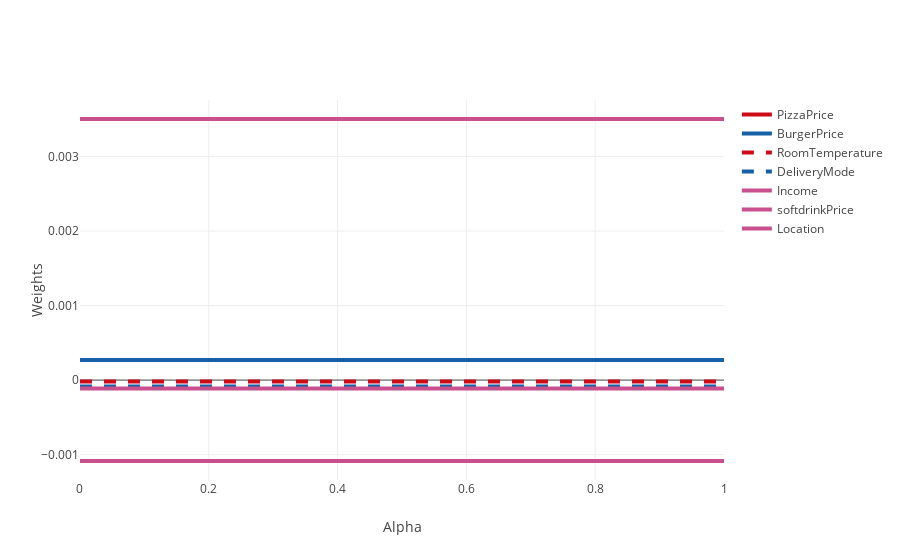

The notebook cell saved with this chart:
### Code cell
trace0 = Scatter(
    x = alphas,
    y = Lasso_df['PizzaPrice'],
    name = 'PizzaPrice',
    line = dict(
        color = ('rgb(205, 12, 24)'),
        width = 4)
    )
trace1 = Scatter(
    x = alphas,
    y = Lasso_df['BurgerPrice'],
    name = 'BurgerPrice',
    line = dict(
        color = ('rgb(22, 96, 167)'),
        width = 4)
)
trace2 = Scatter(
    x = alphas,
    y = Lasso_df['RoomTemperature'],
    name = 'RoomTemperature',
    line = dict(
        color = ('rgb(205, 12, 24)'),
        width = 4,
        dash = 'dash') # dash options include 'dash', 'dot', and 'dashdot'
)
trace3 = Scatter(
    x = alphas,
    y = Lasso_df['DeliveryMode'],
    name = 'DeliveryMode',
    line = dict(
        color = ('rgb(22, 96, 167)'),
        width = 4,
        dash = 'dash')
)
trace4 = Scatter(
    x = alphas,
    y = Lasso_df['Income'],
    name = 'Income',
    line = dict(
        color = ('rgb(200, 80, 140)'),
        width = 4,)
)
trace5 = Scatter(
    x = alphas,
    y = Lasso_df['softdrinkPrice'],
    name = 'softdrinkPrice',
    line = dict(
        color = ('rgb(200, 80, 140)'),
        width = 4,)
)
trace6 = Scatter(
    x = alphas,
    y = Lasso_df['Location'],
    name = 'Location',
    line = dict(
        color = ('rgb(200, 80, 140)'),
        width = 4,)
)

data = [trace0, trace1, trace2, trace3, trace4, trace5, trace6]

layout = dict(xaxis = dict(title = 'Alpha'),
              yaxis = dict(title = 'Weights'),
              )

fig = dict(data = data, layout = layout)
plot.iplot(fig, filename='LassoRegression.html')
